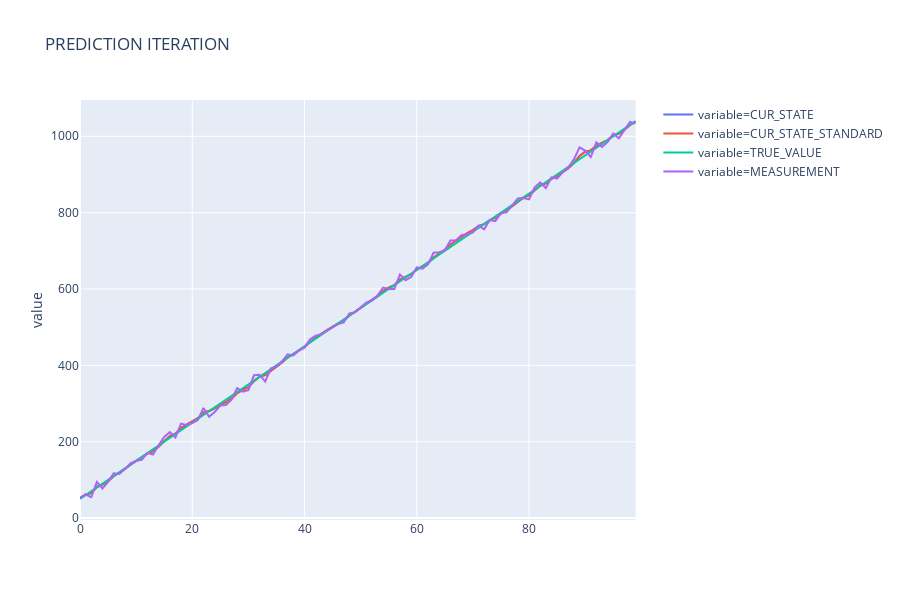

Notebook source saved alongside this figure:
### Code cell
px.line(pd.melt(
    res_df, value_vars=['CUR_STATE', 'CUR_STATE_STANDARD', 'TRUE_VALUE', 'MEASUREMENT']), y='value', color='variable',
       title='PREDICTION ITERATION')
